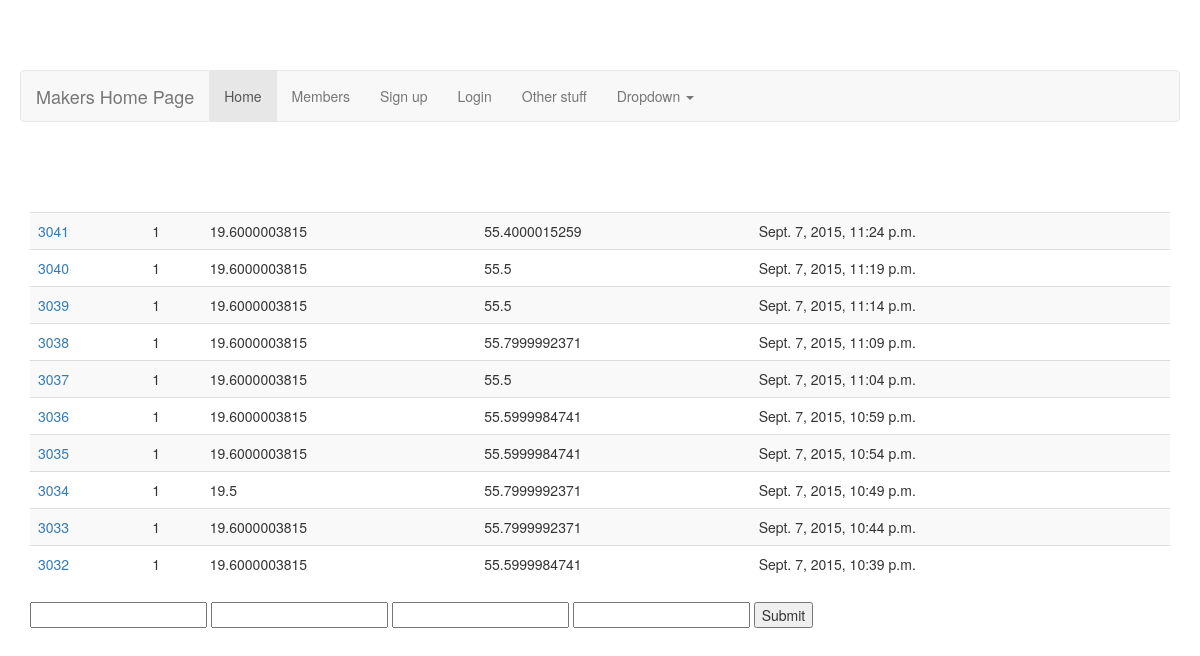
The app's page /tempHumidity/, older data.
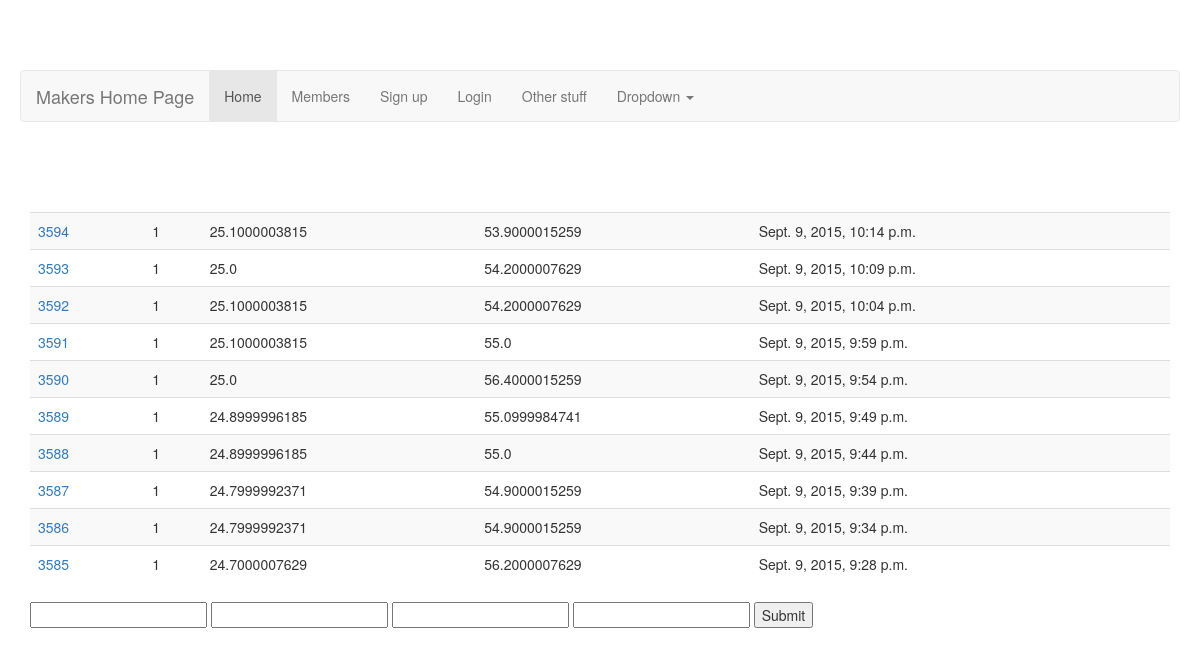
The same page, newer data.
### tempHumidity/models.py (models this page shows, shortened)
class tempHumidity(models.Model):
	pi_num = models.IntegerField()
	temperature = models.FloatField()
	humidity = models.FloatField()
	date_rec = models.DateTimeField('date published')

### tempHumidity/views.py (the view)
class IndexView(generic.ListView):
    template_name = 'tempHumidity/index.html'
    context_object_name = 'Latest_Temps_List'
    def get_queryset(self):
        return tempHumidity.objects.filter(
        date_rec__lte=timezone.now()
        ).order_by('-date_rec')[:10]

### tempHumidity/templates/tempHumidity/index.html (shortened to what this page needs)
{% extends 'MakersSite/title.html' %}
  {% block body_block %}
{% if Latest_Temps_List %}
<div class="container">
<table class = "table table-striped">
    {% for temp in Latest_Temps_List %}
        <tr><td><a href="/tempHumidity/tempHumidity:detail' tempHumidity.id %}">{{ temp.id }}</a></td>
		<td>{{temp.pi_num}}</td>
		<td>{{temp.temperature}}</td>
		<td>{{temp.humidity}}</td>
		<td>{{temp.date_rec}}</td></tr>
    {% endfor %}
</table>
</div>
{% else %}
    <p>no temps seen</p>
{% endif %}
<div class="container">
    <form action="{% url 'tempHumidity:submit' %}" method="post">
      <input type= "text" name="pi_num" id="pi_num"/>
      <input type= "text" name="temperature" id="temperature"/>
      <input type= "text" name="humidity" id="humidity"/>
      <input type= "text" name="date_rec" id="date_rec"/>
      <input type="submit" value="Submit">
      </form>
</div>
{% endblock %}

Row changes from the older to the newer data that the page shows:
no longer on this page (row unchanged): tempHumidity: id "3041", pi_num "1", temperature "19.6000003815", humidity "55.4000015259", date_rec "Sept. 7, 2015, 11:24 p.m."
no longer on this page (row unchanged): tempHumidity: id "3040", pi_num "1", temperature "19.6000003815", humidity "55.5", date_rec "Sept. 7, 2015, 11:19 p.m."
no longer on this page (row unchanged): tempHumidity: id "3039", pi_num "1", temperature "19.6000003815", humidity "55.5", date_rec "Sept. 7, 2015, 11:14 p.m."
no longer on this page (row unchanged): tempHumidity: id "3038", pi_num "1", temperature "19.6000003815", humidity "55.7999992371", date_rec "Sept. 7, 2015, 11:09 p.m."
no longer on this page (row unchanged): tempHumidity: id "3037", pi_num "1", temperature "19.6000003815", humidity "55.5", date_rec "Sept. 7, 2015, 11:04 p.m."
no longer on this page (row unchanged): tempHumidity: id "3036", pi_num "1", temperature "19.6000003815", humidity "55.5999984741", date_rec "Sept. 7, 2015, 10:59 p.m."
no longer on this page (row unchanged): tempHumidity: id "3035", pi_num "1", temperature "19.6000003815", humidity "55.5999984741", date_rec "Sept. 7, 2015, 10:54 p.m."
no longer on this page (row unchanged): tempHumidity: id "3034", pi_num "1", temperature "19.5", humidity "55.7999992371", date_rec "Sept. 7, 2015, 10:49 p.m."
no longer on this page (row unchanged): tempHumidity: id "3033", pi_num "1", temperature "19.6000003815", humidity "55.7999992371", date_rec "Sept. 7, 2015, 10:44 p.m."
no longer on this page (row unchanged): tempHumidity: id "3032", pi_num "1", temperature "19.6000003815", humidity "55.5999984741", date_rec "Sept. 7, 2015, 10:39 p.m."
added tempHumidity: id "3594", pi_num "1", temperature "25.1000003815", humidity "53.9000015259", date_rec "Sept. 9, 2015, 10:14 p.m."
added tempHumidity: id "3593", pi_num "1", temperature "25.0", humidity "54.2000007629", date_rec "Sept. 9, 2015, 10:09 p.m."
added tempHumidity: id "3592", pi_num "1", temperature "25.1000003815", humidity "54.2000007629", date_rec "Sept. 9, 2015, 10:04 p.m."
added tempHumidity: id "3591", pi_num "1", temperature "25.1000003815", humidity "55.0", date_rec "Sept. 9, 2015, 9:59 p.m."
added tempHumidity: id "3590", pi_num "1", temperature "25.0", humidity "56.4000015259", date_rec "Sept. 9, 2015, 9:54 p.m."
added tempHumidity: id "3589", pi_num "1", temperature "24.8999996185", humidity "55.0999984741", date_rec "Sept. 9, 2015, 9:49 p.m."
added tempHumidity: id "3588", pi_num "1", temperature "24.8999996185", humidity "55.0", date_rec "Sept. 9, 2015, 9:44 p.m."
added tempHumidity: id "3587", pi_num "1", temperature "24.7999992371", humidity "54.9000015259", date_rec "Sept. 9, 2015, 9:39 p.m."
added tempHumidity: id "3586", pi_num "1", temperature "24.7999992371", humidity "54.9000015259", date_rec "Sept. 9, 2015, 9:34 p.m."
added tempHumidity: id "3585", pi_num "1", temperature "24.7000007629", humidity "56.2000007629", date_rec "Sept. 9, 2015, 9:28 p.m."
